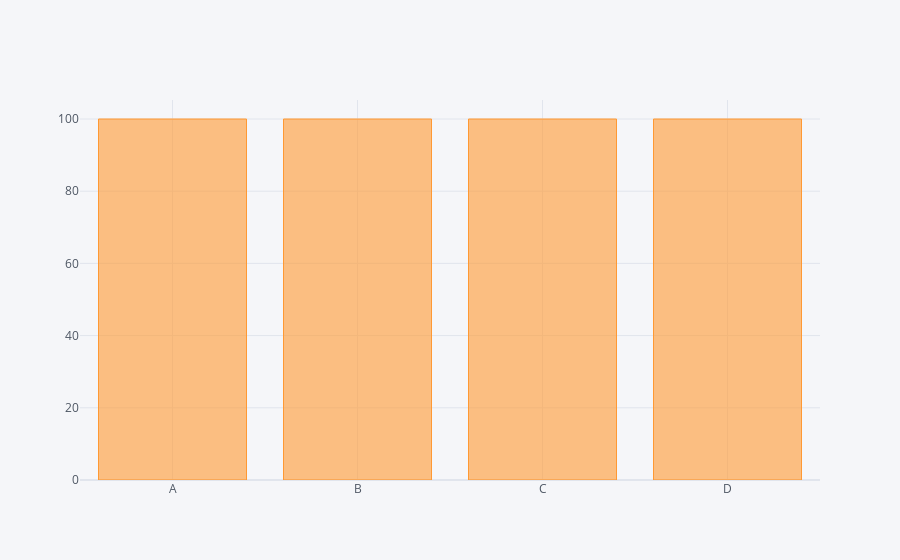
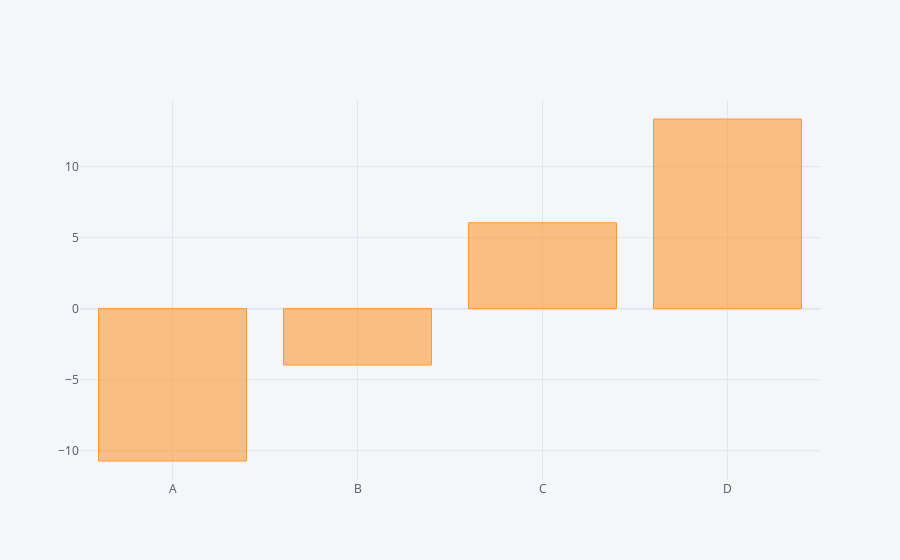

The notebook cell saved with these charts, in order:
### Code cell
# call aggergate or groupby function on your data to use in a bar plot
df.count().iplot(kind='bar')
df.sum().iplot(kind='bar')

### Figure 1 — Plotly figure (JSON) as saved in the notebook; plotly's stock layout.template omitted (floating-point values rounded to 4 significant figures)
{"data": [{"marker": {"color": "rgba(255, 153, 51, 0.6)", "line": {"color": "rgba(255, 153, 51, 1.0)", "width": 1}}, "name": "None", "orientation": "v", "text": "", "type": "bar", "x": ["A", "B", "C", "D"], "y": [100, 100, 100, 100]}], "layout": {"legend": {"bgcolor": "#F5F6F9", "font": {"color": "#4D5663"}}, "paper_bgcolor": "#F5F6F9", "plot_bgcolor": "#F5F6F9", "title": {"font": {"color": "#4D5663"}}, "xaxis": {"gridcolor": "#E1E5ED", "showgrid": true, "tickfont": {"color": "#4D5663"}, "title": {"font": {"color": "#4D5663"}, "text": ""}, "zerolinecolor": "#E1E5ED"}, "yaxis": {"gridcolor": "#E1E5ED", "showgrid": true, "tickfont": {"color": "#4D5663"}, "title": {"font": {"color": "#4D5663"}, "text": ""}, "zerolinecolor": "#E1E5ED"}}}

### Figure 2 — Plotly figure (JSON) as saved in the notebook; plotly's stock layout.template omitted (floating-point values rounded to 4 significant figures)
{"data": [{"marker": {"color": "rgba(255, 153, 51, 0.6)", "line": {"color": "rgba(255, 153, 51, 1.0)", "width": 1}}, "name": "None", "orientation": "v", "text": "", "type": "bar", "x": ["A", "B", "C", "D"], "y": [-10.72, -3.969, 6.049, 13.35]}], "layout": {"legend": {"bgcolor": "#F5F6F9", "font": {"color": "#4D5663"}}, "paper_bgcolor": "#F5F6F9", "plot_bgcolor": "#F5F6F9", "title": {"font": {"color": "#4D5663"}}, "xaxis": {"gridcolor": "#E1E5ED", "showgrid": true, "tickfont": {"color": "#4D5663"}, "title": {"font": {"color": "#4D5663"}, "text": ""}, "zerolinecolor": "#E1E5ED"}, "yaxis": {"gridcolor": "#E1E5ED", "showgrid": true, "tickfont": {"color": "#4D5663"}, "title": {"font": {"color": "#4D5663"}, "text": ""}, "zerolinecolor": "#E1E5ED"}}}
